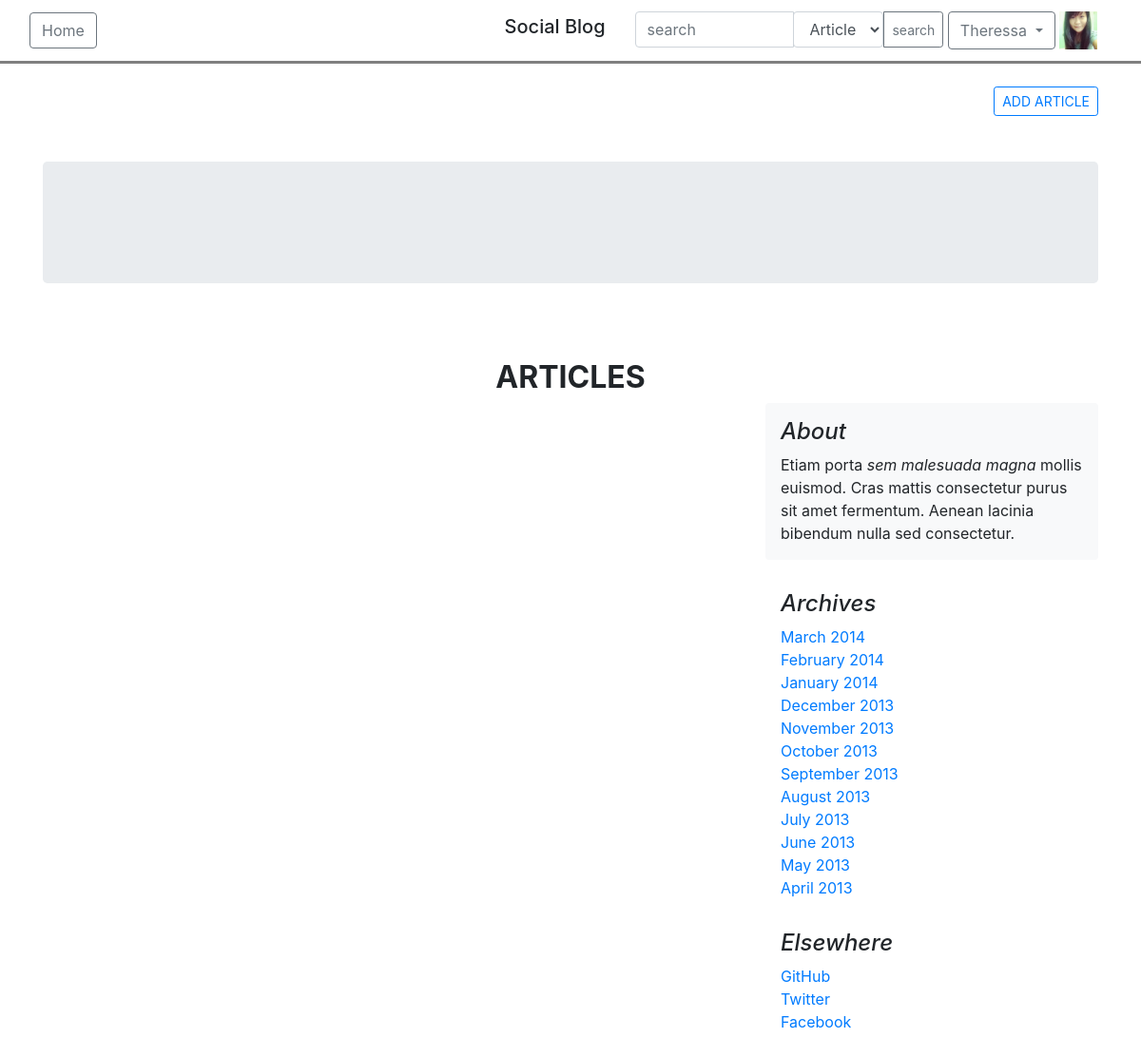
Page /drf/homepage (signed in) on the committed database.
### users/models.py (models this page shows, shortened)
class User(AbstractBaseUser, PermissionsMixin):
    email = models.EmailField(('email address'), unique=True)
    firstname = models.CharField(('first name'), max_length=30, blank=True)
    lastname = models.CharField(('last name'), max_length=30, blank=True)
    about_me = models.TextField(('about me'), blank=True)
    date_joined = models.DateTimeField(('date joined'), auto_now_add=True)
    is_active = models.BooleanField(('active'), default=True)
    is_staff = models.BooleanField(('staff'), default=False)
    is_superuser = models.BooleanField(('superuser'), default=False)
    avatar = models.ImageField(upload_to='avatars/', null=True, blank=True, default='avatars/default.png')
    objects = UserManager()
    USERNAME_FIELD = 'email'
    REQUIRED_FIELDS = []
    class Meta:
        verbose_name = ('user')
        verbose_name_plural = ('users')

### blog/views.py (the view)
# urls.py: path('drf/homepage', HomePageTemplateView.as_view(), name = "drfhome"),
class HomePageTemplateView(TemplateView):
    template_name = "drf/homepageDRF.html"

### templates/drf/homepageDRF.html (shortened to what this page needs)
{% extends 'base.html' %}
{% load widget_tweaks %}
{% load static %}
{% block home %}
    <a href="{% url 'blog:drfhome' %}" class="btn btn-outline-secondary">Home</a>
{% endblock %}
{% block switch %}
    {% if user.is_authenticated %}
    <form name="search_form">
        <div class="input-group ">
            <input type="text" class="form-control" placeholder="search" aria-label="search" name="search" name="search">
            <div class="input-group-append">
                <select class="form-control" name="search_type" id="search_type">
                    <option value="article">Article</option>
                </select>
                <button class="btn btn-outline-secondary btn-sm" type="submit">search</button>
            </div>
        </div>
    </form>
    <div class="btn-group">
        <button type="button" class="btn btn-outline-secondary dropdown-toggle" data-toggle="dropdown" aria-haspopup="true" aria-expanded="false">
            {% if request.user.firstname %}
                {{ request.user.firstname }}
            {% else %}
                {{ request.user.email }}
            {% endif %}
        </button>
    </div>
        <img src="{{ request.user.avatar.url }}" width="40" height="40"></img>
    {% else %}
        <a href="{% url 'users:login' %}" class="btn btn-outline-secondary"> Login </a>
    {% endif %}
{% endblock%}
{% block content %}
    <div class="container-fluid">
        <div class="container">
        {% if user.is_authenticated %}
            <div class="text-right">
                <button class="btn btn-outline-primary btn-sm" type="button" data-toggle="modal" data-target="#addModal">ADD ARTICLE</button>
            </div>
        {% endif %}
            <br />
            <br />
                <div class="jumbotron" id="jumbotron">
                </div>
        </div>
        <br />
        <br />
        <div class = "container">
                <div>
                    <div align="center">
                        <h2><b>ARTICLES</b></h2>
                    </div>
                    <div class="row">
                        <div class="col-md-8" id="articles">
                        </div>
                        <div class="col-md-4">
                            <div class="p-3 mb-3 bg-light rounded">
                                <h4 class="font-italic">About</h4>
                                <p class="mb-0">Etiam porta <em>sem malesuada magna</em> mollis euismod. Cras mattis consectetur purus sit amet fermentum. Aenean lacinia bibendum nulla sed consectetur.</p>
                            </div>
                            <div class="p-3">
                                <h4 class="font-italic">Archives</h4>
                                <ol class="list-unstyled mb-0">
                                <li><a href="#">March 2014</a></li>
                                <li><a href="#">February 2014</a></li>
                                <li><a href="#">January 2014</a></li>
                                <li><a href="#">December 2013</a></li>
                                <li><a href="#">November 2013</a></li>
                                <li><a href="#">October 2013</a></li>
                                <li><a href="#">September 2013</a></li>
                                <li><a href="#">August 2013</a></li>
                                <li><a href="#">July 2013</a></li>
                                <li><a href="#">June 2013</a></li>
                                <li><a href="#">May 2013</a></li>
                                <li><a href="#">April 2013</a></li>
                                </ol>
                            </div>
                            <div class="p-3">
                                <h4 class="font-italic">Elsewhere</h4>
                                <ol class="list-unstyled">
                                <li><a href="#">GitHub</a></li>
                                <li><a href="#">Twitter</a></li>
                                <li><a href="#">Facebook</a></li>
                                </ol>
                            </div>
                        </div>
                    </div>
                </div>
                </div>
        </div>
{% endblock %}

### rows in the picture
User: user.firstname "Theressa", user.avatar (picture)
